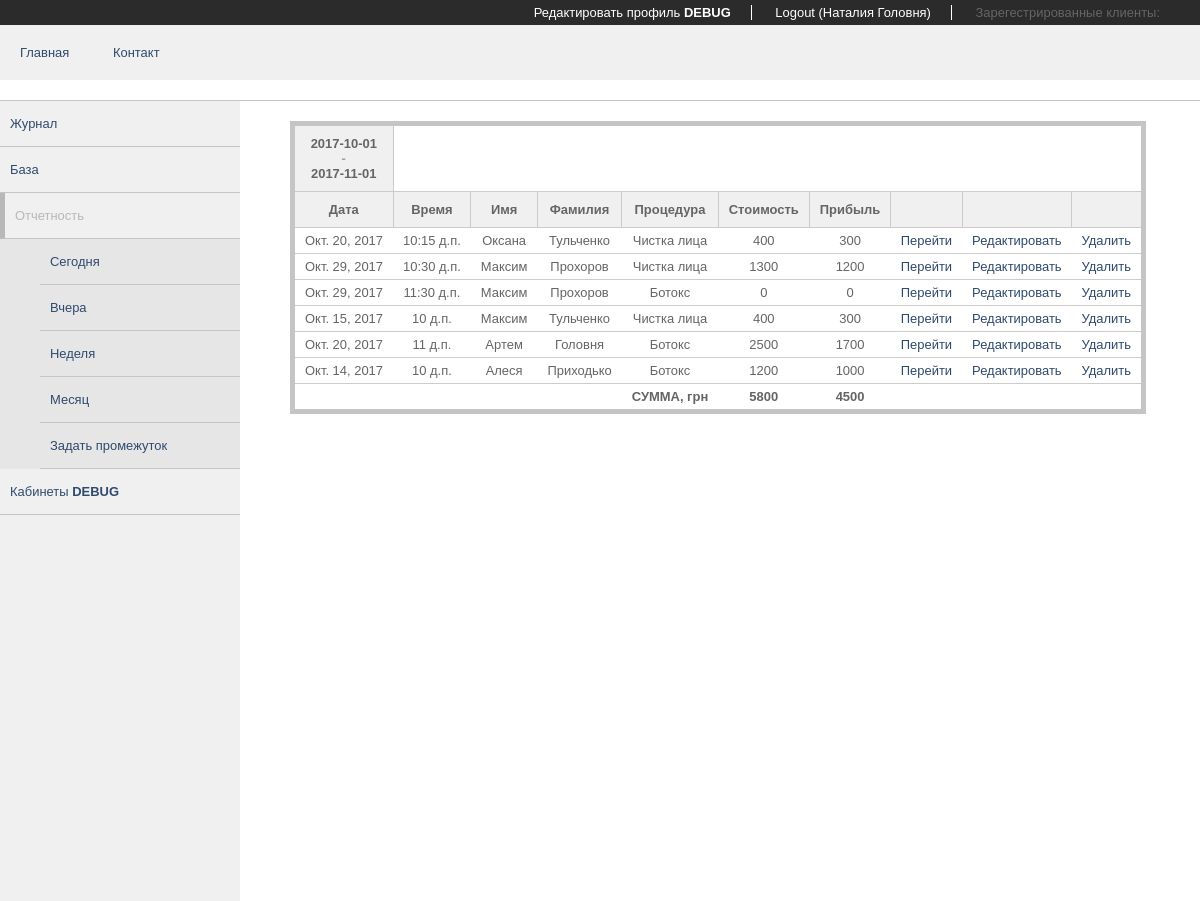
The app's page /calculate/last-month/ (signed in) with its own data.
### MedApp/models.py (models this page shows, shortened)
class UslugaDlaClienta(models.Model):
    foreign_key = models.ForeignKey(Client)
    title = models.ForeignKey(Usluga)
    user = models.ForeignKey(User, default = 1)
    date = models.DateField(default = datetime.today().strftime('%Y-%m-%d'), verbose_name = 'Дата процедуры')
    time = models.TimeField(verbose_name = 'Время процедуры', null=True, blank=True)
    cash = models.IntegerField(blank = True, null = False, default = 0, verbose_name = 'Цена')
    income = models.IntegerField(blank = True, null = False, default = 0, verbose_name= 'Заработок')
    medicine = models.CharField(max_length = 30, verbose_name = 'Название препарата', null = True, blank = True, default = None)
    info = models.TextField(max_length=100, verbose_name='Дополнительно', null = True, blank = True, default = None)
    token = models.CharField(max_length=8, default='admin_url', verbose_name='Токен')
    class Meta():
        ordering = ['-date']

class Client(models.Model):
    user = models.ForeignKey(User, default= 1)
    name = models.CharField(max_length=20, verbose_name = 'Имя')
    sorname = models.CharField(max_length=20, verbose_name = 'Фамилия')
    number = models.CharField(max_length=20, verbose_name = 'Номер телефона',)
    birthday = models.DateField(default=MAX_DATE.strftime('%Y-%m-%d'), verbose_name='День рождения')
    info = models.TextField(max_length = 100, blank = True, null = True, default = None, verbose_name = 'Дополнительно')
    token = models.CharField(max_length = 32, default = 'admin_url', verbose_name = 'Токен')
    registration_date = models.DateTimeField(auto_now_add=True, auto_now=False, verbose_name = 'Дата регистрации')
    status = models.IntegerField(blank=True, null=True, default=0, verbose_name='Статус клиента')
    class Meta():
        ordering = ['-registration_date']

class Usluga(models.Model):
    title = models.CharField(max_length = 30, verbose_name = 'Название процедуры')
    user = models.ForeignKey(User, default= 1)
    token = models.CharField(max_length = 8, default = 'admin_url_service', verbose_name = 'Токен')
    class Meta():
        ordering = ['title']

### calculate/views.py (the view)
def calculate_month(request):
    if auth.get_user(request).is_active:
        out_dict = {}
        out_dict['calculateapp_active'] = True
        out_dict['User'] = auth.get_user(request)
        today = date.today()
        date_to_str = today.strftime(TIME_FORMAT)
        edit_date_to = date_to_str.split('-')
        month = int(edit_date_to[1]) - 1
        if month < 10:
            month = '0' + str(month)
        else:
            month = str(month)
        date_from_str_month = edit_date_to[0] + '-' + month + '-' + edit_date_to[2]
        date_from_month = datetime.strptime(date_from_str_month, TIME_FORMAT)
        count_days = calendar.mdays[date_from_month.month] + 1
        date_from = today - timedelta(days = count_days - 1)
        date_from_str = date_from.strftime(TIME_FORMAT)
        cash = 0
        days = []
        income = 0
        for itteration in range(0, count_days):
            date_day = date_from + timedelta(days = itteration)
            days.append(date_day)
            for service in UslugaDlaClienta.objects.filter(user_id = auth.get_user(request).id):
                if date_day == service.date:
                    cash += service.cash
                    income += service.income
        out_dict['ServicesForClients'] = UslugaDlaClienta.objects.filter(user_id = auth.get_user(request).id)
        out_dict['Clients'] = Client.objects.filter(user_id=auth.get_user(request).id)
        out_dict['Services'] = Usluga.objects.all()
        out_dict['Days'] = days
        out_dict['Cash'] = cash
        out_dict['Income'] = income
        out_dict['DateFrom'] = date_from_str
        out_dict['DateTo'] = date_to_str
        return render(request, 'calculate/test.html', out_dict)
    else:
        return redirect('/')

### MedApp/Templates/calculate/test.html
{% extends 'template.html'%}
{% block main %}
    <table class="table" align="center" >
        <tr>
            <th><div class="neon">{% if Date %}{{ Date }}{% endif %}{% if DateFrom and DateTo %}{{ DateFrom }} <br><em style="color: #9f9f9f">-</em> <br>{{ DateTo }}{% endif %}</div></th>
    </tr>
    <tr>
        <th>Дата</th>
        <th>Время</th>
        <th>Имя</th>
        <th>Фамилия</th>
        <th>Процедура</th>
        <th>Стоимость</th>
        <th>Прибыль</th>
        <th></th>
        <th></th>
        <th></th>
    </tr>
    {% for client in Clients %}
        {% for serviceforclient in ServicesForClients %}
            {% if client.id == serviceforclient.foreign_key_id %}
                {% for day in Days %}
                    {% if day == serviceforclient.date %}
                        {% for service in Services %}
                            {% if service.id == serviceforclient.title_id  %}
                                            <tr>
                                                <td>{{ serviceforclient.date }}</td>
                                                <td>{{ serviceforclient.time }}</td>
                                                <td>{{ client.name }}</td>
                                                <td>{{ client.sorname }}</td>
                                                <td>{{ service.title }}</td>
                                                <td>{{ serviceforclient.cash }}</td>
                                                <td>{{ serviceforclient.income }}</td>
                                                <td><a href="/medapp/clients/{{ client.token }}&">Перейти</a></td>
                                                <td><a href="/medapp/clients/{{ client.token }}/edit-client/">Редактировать</a></td>
                                                <td><a href="/medapp/clients/{{ client.token }}/delete-client/">Удалить</a></td>
                                            </tr>
                            {% endif %}
                        {% endfor %}
                    {% endif %}
                {% endfor %}
            {% endif %}
            {% endfor %}
    {% endfor %}
    <tr>
        <td></td><td></td><td></td><td></td>
        <td><b>СУММА, грн</b></td>
        <td><b>{{ Cash }}</b></td>
        <td><b>{{ Income }}</b></td>
        <td></td><td></td><td></td>
    </tr>
    </table>
{% endblock %}

### MedApp/Templates/template.html (shortened to what this page needs)
{% load staticfiles %}
<!DOCTYPE html>
<html lang="en">
<head>
    <link href={% static 'medapp.css' %} rel="stylesheet">
    <link href={% static 'preloader.css' %} rel="stylesheet">
    <link href={% static 'image.css' %} rel="stylesheet">
</head>
<body>
{% if User.is_active %}
    <div class="auth">
    <ul class="auth">
        <li><a href="/medapp/edit-profile/">Редактировать профиль <b>DEBUG</b></a></li>
        <li><a href="/auth/logout/">Logout ({{ User.first_name }} {{ User.last_name }})</a></li>
        <li class="clients_nmb">Зарегестрированные клиенты: </li>
    </ul>
    </div>
<div class="menu">
    <ul class="menu">
        <a href="/"><li>Главная</li></a>
        <a href="/"><li>Контакт</li></a>
</ul>
</div>
{% endif %}
<div id="content">
{% if User.is_active %}
<div class="left-nav clearfix">
    <div id="down-menu">
    <ul class="down-menu">
        {% if journalapp_active %}
            <a href=""><li class="li-journal active">Журнал</li></a>
        {% else %}
            <a href=""><li class="li-journal">Журнал</li></a>
        {% endif %}
        {% if medapp_active %}
            <a href="/medapp/"><li class="li-base active">База</li></a>
        {% else %}
            <a href="/medapp/"><li class="li-base">База</li></a>
        {% endif %}
        {% if calculateapp_active %}
            <a href="/calculate/interval/"><li class="li-calculate active">Отчетность</li></a>
        {% else %}
            <a href="/calculate/interval/"><li class="li-calculate">Отчетность</li></a>
        {% endif %}
        {% if calculateapp_active %}
            <ul class="last-menu-calculate">
                <a href="/calculate/today/"><li class="list-menu">Cегодня</li></a>
                <a href="/calculate/last-day/"><li class="list-menu">Вчера</li></a>
                <a href="/calculate/last-week/"><li class="list-menu">Неделя</li></a>
                <a href="/calculate/last-month/"><li class="list-menu">Месяц</li></a>
                <a href="/calculate/interval/"><li class="list-menu">Задать промежуток</li></a>
            </ul>
        {% endif %}
        <a href="#"><li>Кабинеты <b>DEBUG</b></li></a>
    </ul>
    </div>
</div>
{% endif %}
<div class="right-content clearfix">
<div class="main">
{% block main %}
{% endblock %}
</div>
</div>
</div>
</body>
</html>

### MedApp/static/medapp.css (style rules this page uses)
html,body { padding: 0; margin: 0; font-family: Verdana, sans-serif; word-wrap: break-word; font-size: 0.9em; background-repeat: inherit; background-size: cover; color: #656565; height: auto; width: 100%; }
.active { border-left:5px solid #b8b8b8; color: #b8b8b8; }
a { text-decoration: none; color: #2e4a6e; }
.auth { text-align: right; background-color: #2B2B2B; }
ul.auth { margin: 0; padding: 5px 20px; }
ul.auth li { display: inline; padding: 0px 20px; border-right: 1px solid #FFFFFF; }
ul.auth li:last-child { border: none; }
ul.auth li a { color: #FFFFFF; }
ul.menu { padding: 20px 0px; margin: 0; background-color: #f0f0f0; }
ul.menu li { display: inline; padding: 20px 20px; }
#content { border-top:1px solid #c5c5c5; margin-top: 20px; }
.left-nav { position: relative; padding: 0; float: left; max-width: 30vh; min-width: 30vh; height: auto; }
.right-content { position: relative; margin-top: 20px; margin-left: 50px; padding: 0; float: left; height: auto; }
ul.down-menu { padding: 0; margin: 0; list-style: none; background-color: #f0f0f0; min-height: 100vh; }
ul.down-menu li { padding: 15px 10px; border-bottom: 1px solid #c5c5c5; }
ul.last-menu-calculate { background-color: #e6e6e6; list-style: none; }
.table.table { border-collapse: collapse; border: 5px solid #c5c5c5; }
.table.table th { max-width: 150px; padding: 10px 10px; background-color: #f0f0f0; }
.table.table td { max-width: 150px; padding: 5px 10px; text-align: center; }
.table tr,td,th { border: 1px solid #cbcbcb; }
table.form_table, td { border: none; border-collapse: collapse; }

### records on screen
Client: name "Оксана", sorname "Тульченко"
UslugaDlaClienta: date "Окт. 20, 2017", time "10:15 д.п.", cash "400", income "300"
Usluga: title "Чистка лица"
Client: name "Максим", sorname "Прохоров"
UslugaDlaClienta: date "Окт. 29, 2017", time "10:30 д.п.", cash "1300", income "1200"
UslugaDlaClienta: date "Окт. 29, 2017", time "11:30 д.п.", cash "0", income "0"
Usluga: title "Ботокс"
Client: name "Максим", sorname "Тульченко"
UslugaDlaClienta: date "Окт. 15, 2017", time "10 д.п.", cash "400", income "300"
Client: name "Артем", sorname "Головня"
UslugaDlaClienta: date "Окт. 20, 2017", time "11 д.п.", cash "2500", income "1700"
Client: name "Алеся", sorname "Приходько"
UslugaDlaClienta: date "Окт. 14, 2017", time "10 д.п.", cash "1200", income "1000"

### other values on screen
{{ User.first_name }} "Наталия"
{{ User.last_name }} "Головня"
{{ DateFrom }} "2017-10-01"
{{ DateTo }} "2017-11-01"
{{ Cash }} "5800"
{{ Income }} "4500"
